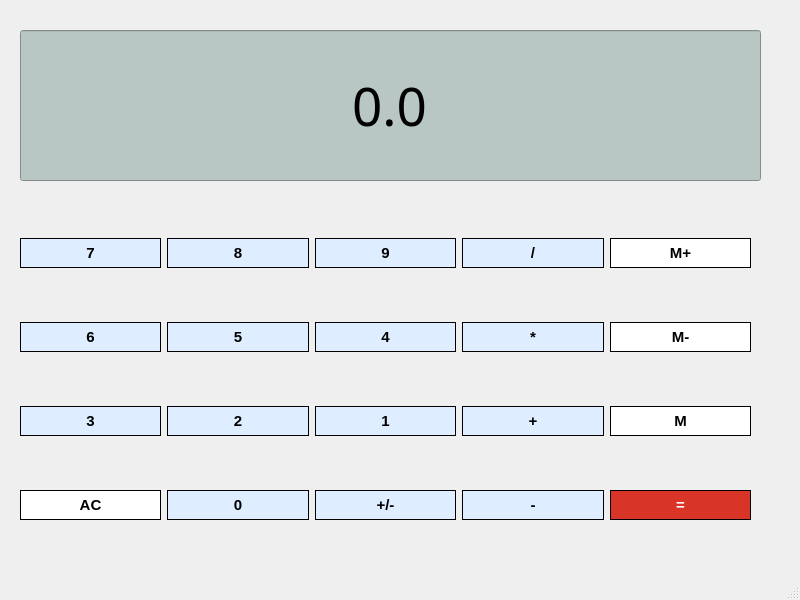
<?xml version="1.0" encoding="UTF-8"?>
<ui version="4.0">
 <class>MainWindow</class>
 <widget class="QMainWindow" name="MainWindow">
  <property name="geometry">
   <rect>
    <x>0</x>
    <y>0</y>
    <width>800</width>
    <height>600</height>
   </rect>
  </property>
  <property name="windowTitle">
   <string>MainWindow</string>
  </property>
  <widget class="QWidget" name="centralwidget">
   <widget class="QLineEdit" name="Display">
    <property name="geometry">
     <rect>
      <x>20</x>
      <y>30</y>
      <width>741</width>
      <height>151</height>
     </rect>
    </property>
    <property name="font">
     <font>
      <family>Rockwell</family>
      <pointsize>40</pointsize>
      <weight>50</weight>
      <bold>false</bold>
     </font>
    </property>
    <property name="styleSheet">
     <string notr="true">QLineEdit{
         
	
	background-color: rgb(184, 198, 196);
   
}</string>
    </property>
    <property name="text">
     <string>0.0</string>
    </property>
    <property name="alignment">
     <set>Qt::AlignCenter</set>
    </property>
    <property name="readOnly">
     <bool>true</bool>
    </property>
   </widget>
   <widget class="QWidget" name="layoutWidget">
    <property name="geometry">
     <rect>
      <x>20</x>
      <y>190</y>
      <width>731</width>
      <height>381</height>
     </rect>
    </property>
    <layout class="QGridLayout" name="gridLayout">
     <item row="2" column="4">
      <widget class="QPushButton" name="MemoryGet">
       <property name="font">
        <font>
         <pointsize>11</pointsize>
         <weight>75</weight>
         <bold>true</bold>
        </font>
       </property>
       <property name="styleSheet">
        <string notr="true">QPushButton{
	background-color: rgb(255, 255, 255);
               border:  1px solid;
              padding: 5px
}

QPushButton:pressed{
	background-color: rgb(138, 220, 255);
              border:  1px solid;
              padding: 5px 
}</string>
       </property>
       <property name="text">
        <string>M</string>
       </property>
      </widget>
     </item>
     <item row="3" column="4">
      <widget class="QPushButton" name="Equals">
       <property name="font">
        <font>
         <pointsize>11</pointsize>
         <weight>75</weight>
         <bold>true</bold>
        </font>
       </property>
       <property name="styleSheet">
        <string notr="true">QPushButton{
	
	background-color: rgb(216, 52, 40);
	color: rgb(255, 255, 255);
               border:  1px solid;
              padding: 5px
}

QPushButton:pressed{
	background-color: rgb(138, 220, 255);
              border:  1px solid;
              padding: 5px 
}</string>
       </property>
       <property name="text">
        <string>=</string>
       </property>
      </widget>
     </item>
     <item row="1" column="1">
      <widget class="QPushButton" name="Button5">
       <property name="font">
        <font>
         <pointsize>11</pointsize>
         <weight>75</weight>
         <bold>true</bold>
        </font>
       </property>
       <property name="styleSheet">
        <string notr="true">QPushButton{
	background-color: rgb(222, 237, 255);
               border:  1px solid;
              padding: 5px
}

QPushButton:pressed{
	background-color: rgb(138, 220, 255);
              border:  1px solid;
              padding: 5px 
}</string>
       </property>
       <property name="text">
        <string>5</string>
       </property>
      </widget>
     </item>
     <item row="1" column="0">
      <widget class="QPushButton" name="Button6">
       <property name="font">
        <font>
         <pointsize>11</pointsize>
         <weight>75</weight>
         <bold>true</bold>
        </font>
       </property>
       <property name="styleSheet">
        <string notr="true">QPushButton{
	background-color: rgb(222, 237, 255);
               border:  1px solid;
              padding: 5px
}

QPushButton:pressed{
	background-color: rgb(138, 220, 255);
              border:  1px solid;
              padding: 5px 
}</string>
       </property>
       <property name="text">
        <string>6</string>
       </property>
      </widget>
     </item>
     <item row="3" column="2">
      <widget class="QPushButton" name="ChangeSign">
       <property name="font">
        <font>
         <pointsize>11</pointsize>
         <weight>75</weight>
         <bold>true</bold>
        </font>
       </property>
       <property name="styleSheet">
        <string notr="true">QPushButton{
	background-color: rgb(222, 237, 255);
               border:  1px solid;
              padding: 5px
}

QPushButton:pressed{
	background-color: rgb(138, 220, 255);
              border:  1px solid;
              padding: 5px 
}</string>
       </property>
       <property name="text">
        <string>+/-</string>
       </property>
      </widget>
     </item>
     <item row="3" column="3">
      <widget class="QPushButton" name="Subtract">
       <property name="font">
        <font>
         <pointsize>11</pointsize>
         <weight>75</weight>
         <bold>true</bold>
        </font>
       </property>
       <property name="styleSheet">
        <string notr="true">QPushButton{
	background-color: rgb(222, 237, 255);
               border:  1px solid;
              padding: 5px
}

QPushButton:pressed{
	background-color: rgb(138, 220, 255);
              border:  1px solid;
              padding: 5px 
}</string>
       </property>
       <property name="text">
        <string>-</string>
       </property>
      </widget>
     </item>
     <item row="2" column="3">
      <widget class="QPushButton" name="Add">
       <property name="font">
        <font>
         <pointsize>11</pointsize>
         <weight>75</weight>
         <bold>true</bold>
        </font>
       </property>
       <property name="styleSheet">
        <string notr="true">QPushButton{
	background-color: rgb(222, 237, 255);
               border:  1px solid;
              padding: 5px
}

QPushButton:pressed{
	background-color: rgb(138, 220, 255);
              border:  1px solid;
              padding: 5px 
}</string>
       </property>
       <property name="text">
        <string>+</string>
       </property>
      </widget>
     </item>
     <item row="0" column="2">
      <widget class="QPushButton" name="Button9">
       <property name="sizePolicy">
        <sizepolicy hsizetype="Expanding" vsizetype="Fixed">
         <horstretch>0</horstretch>
         <verstretch>0</verstretch>
        </sizepolicy>
       </property>
       <property name="font">
        <font>
         <pointsize>11</pointsize>
         <weight>75</weight>
         <bold>true</bold>
        </font>
       </property>
       <property name="styleSheet">
        <string notr="true">QPushButton{
	background-color: rgb(222, 237, 255);
               border:  1px solid;
              padding: 5px
}

QPushButton:pressed{
	background-color: rgb(138, 220, 255);
              border:  1px solid;
              padding: 5px 
}</string>
       </property>
       <property name="text">
        <string>9</string>
       </property>
      </widget>
     </item>
     <item row="2" column="0">
      <widget class="QPushButton" name="Button3">
       <property name="font">
        <font>
         <pointsize>11</pointsize>
         <weight>75</weight>
         <bold>true</bold>
        </font>
       </property>
       <property name="styleSheet">
        <string notr="true">QPushButton{
	background-color: rgb(222, 237, 255);
               border:  1px solid;
              padding: 5px
}

QPushButton:pressed{
	background-color: rgb(138, 220, 255);
              border:  1px solid;
              padding: 5px 
}</string>
       </property>
       <property name="text">
        <string>3</string>
       </property>
      </widget>
     </item>
     <item row="2" column="1">
      <widget class="QPushButton" name="Button2">
       <property name="font">
        <font>
         <pointsize>11</pointsize>
         <weight>75</weight>
         <bold>true</bold>
        </font>
       </property>
       <property name="styleSheet">
        <string notr="true">QPushButton{
	background-color: rgb(222, 237, 255);
               border:  1px solid;
              padding: 5px
}

QPushButton:pressed{
	background-color: rgb(138, 220, 255);
              border:  1px solid;
              padding: 5px 
}</string>
       </property>
       <property name="text">
        <string>2</string>
       </property>
      </widget>
     </item>
     <item row="3" column="1">
      <widget class="QPushButton" name="Button0">
       <property name="font">
        <font>
         <pointsize>11</pointsize>
         <weight>75</weight>
         <bold>true</bold>
        </font>
       </property>
       <property name="styleSheet">
        <string notr="true">QPushButton{
	background-color: rgb(222, 237, 255);
               border:  1px solid;
              padding: 5px
}

QPushButton:pressed{
	background-color: rgb(138, 220, 255);
              border:  1px solid;
              padding: 5px 
}</string>
       </property>
       <property name="text">
        <string>0</string>
       </property>
      </widget>
     </item>
     <item row="1" column="4">
      <widget class="QPushButton" name="MemoryClear">
       <property name="font">
        <font>
         <pointsize>11</pointsize>
         <weight>75</weight>
         <bold>true</bold>
        </font>
       </property>
       <property name="styleSheet">
        <string notr="true">QPushButton{
	background-color: rgb(255, 255, 255);
               border:  1px solid;
              padding: 5px
}

QPushButton:pressed{
	background-color: rgb(138, 220, 255);
              border:  1px solid;
              padding: 5px 
}</string>
       </property>
       <property name="text">
        <string>M-</string>
       </property>
      </widget>
     </item>
     <item row="0" column="1">
      <widget class="QPushButton" name="Button8">
       <property name="sizePolicy">
        <sizepolicy hsizetype="Expanding" vsizetype="Fixed">
         <horstretch>0</horstretch>
         <verstretch>0</verstretch>
        </sizepolicy>
       </property>
       <property name="font">
        <font>
         <pointsize>11</pointsize>
         <weight>75</weight>
         <bold>true</bold>
        </font>
       </property>
       <property name="styleSheet">
        <string notr="true">QPushButton{
	background-color: rgb(222, 237, 255);
               border:  1px solid;
              padding: 5px
}

QPushButton:pressed{
	background-color: rgb(138, 220, 255);
              border:  1px solid;
              padding: 5px 
}</string>
       </property>
       <property name="text">
        <string>8</string>
       </property>
      </widget>
     </item>
     <item row="0" column="0">
      <widget class="QPushButton" name="Button7">
       <property name="sizePolicy">
        <sizepolicy hsizetype="Expanding" vsizetype="Preferred">
         <horstretch>0</horstretch>
         <verstretch>0</verstretch>
        </sizepolicy>
       </property>
       <property name="font">
        <font>
         <pointsize>11</pointsize>
         <weight>75</weight>
         <bold>true</bold>
        </font>
       </property>
       <property name="styleSheet">
        <string notr="true">QPushButton{
	background-color: rgb(222, 237, 255);
               border:  1px solid;
              padding: 5px
}

QPushButton:pressed{
	background-color: rgb(138, 220, 255);
              border:  1px solid;
              padding: 5px 
}</string>
       </property>
       <property name="text">
        <string>7</string>
       </property>
      </widget>
     </item>
     <item row="3" column="0">
      <widget class="QPushButton" name="Clear">
       <property name="font">
        <font>
         <pointsize>11</pointsize>
         <weight>75</weight>
         <bold>true</bold>
        </font>
       </property>
       <property name="styleSheet">
        <string notr="true">QPushButton{
	background-color: rgb(255, 255, 255);
               border:  1px solid;
              padding: 5px
}

QPushButton:pressed{
	background-color: rgb(138, 220, 255);
              border:  1px solid;
              padding: 5px 
}</string>
       </property>
       <property name="text">
        <string>AC</string>
       </property>
      </widget>
     </item>
     <item row="0" column="3">
      <widget class="QPushButton" name="Divide">
       <property name="sizePolicy">
        <sizepolicy hsizetype="Expanding" vsizetype="Fixed">
         <horstretch>0</horstretch>
         <verstretch>0</verstretch>
        </sizepolicy>
       </property>
       <property name="font">
        <font>
         <pointsize>11</pointsize>
         <weight>75</weight>
         <bold>true</bold>
        </font>
       </property>
       <property name="styleSheet">
        <string notr="true">QPushButton{
	background-color: rgb(222, 237, 255);
               border:  1px solid;
              padding: 5px
}

QPushButton:pressed{
	background-color: rgb(138, 220, 255);
              border:  1px solid;
              padding: 5px 
}</string>
       </property>
       <property name="text">
        <string>/</string>
       </property>
      </widget>
     </item>
     <item row="1" column="2">
      <widget class="QPushButton" name="Button4">
       <property name="font">
        <font>
         <pointsize>11</pointsize>
         <weight>75</weight>
         <bold>true</bold>
        </font>
       </property>
       <property name="styleSheet">
        <string notr="true">QPushButton{
	background-color: rgb(222, 237, 255);
               border:  1px solid;
              padding: 5px
}

QPushButton:pressed{
	background-color: rgb(138, 220, 255);
              border:  1px solid;
              padding: 5px 
}</string>
       </property>
       <property name="text">
        <string>4</string>
       </property>
      </widget>
     </item>
     <item row="0" column="4">
      <widget class="QPushButton" name="MemoryAdd">
       <property name="sizePolicy">
        <sizepolicy hsizetype="Expanding" vsizetype="Fixed">
         <horstretch>0</horstretch>
         <verstretch>0</verstretch>
        </sizepolicy>
       </property>
       <property name="font">
        <font>
         <pointsize>11</pointsize>
         <weight>75</weight>
         <bold>true</bold>
        </font>
       </property>
       <property name="styleSheet">
        <string notr="true">QPushButton{
	background-color: rgb(255, 255, 255);
               border:  1px solid;
              padding: 5px
}

QPushButton:pressed{
	background-color: rgb(138, 220, 255);
              border:  1px solid;
              padding: 5px 
}</string>
       </property>
       <property name="text">
        <string>M+</string>
       </property>
      </widget>
     </item>
     <item row="2" column="2">
      <widget class="QPushButton" name="Button1">
       <property name="font">
        <font>
         <pointsize>11</pointsize>
         <weight>75</weight>
         <bold>true</bold>
        </font>
       </property>
       <property name="styleSheet">
        <string notr="true">QPushButton{
	background-color: rgb(222, 237, 255);
               border:  1px solid;
              padding: 5px
}

QPushButton:pressed{
	background-color: rgb(138, 220, 255);
              border:  1px solid;
              padding: 5px 
}</string>
       </property>
       <property name="text">
        <string>1</string>
       </property>
      </widget>
     </item>
     <item row="1" column="3">
      <widget class="QPushButton" name="Multiply">
       <property name="font">
        <font>
         <pointsize>11</pointsize>
         <weight>75</weight>
         <bold>true</bold>
        </font>
       </property>
       <property name="styleSheet">
        <string notr="true">QPushButton{
	background-color: rgb(222, 237, 255);
               border:  1px solid;
              padding: 5px
}

QPushButton:pressed{
	background-color: rgb(138, 220, 255);
              border:  1px solid;
              padding: 5px 
}</string>
       </property>
       <property name="text">
        <string>*</string>
       </property>
      </widget>
     </item>
    </layout>
   </widget>
  </widget>
  <widget class="QStatusBar" name="statusbar"/>
 </widget>
 <resources/>
 <connections/>
</ui>
